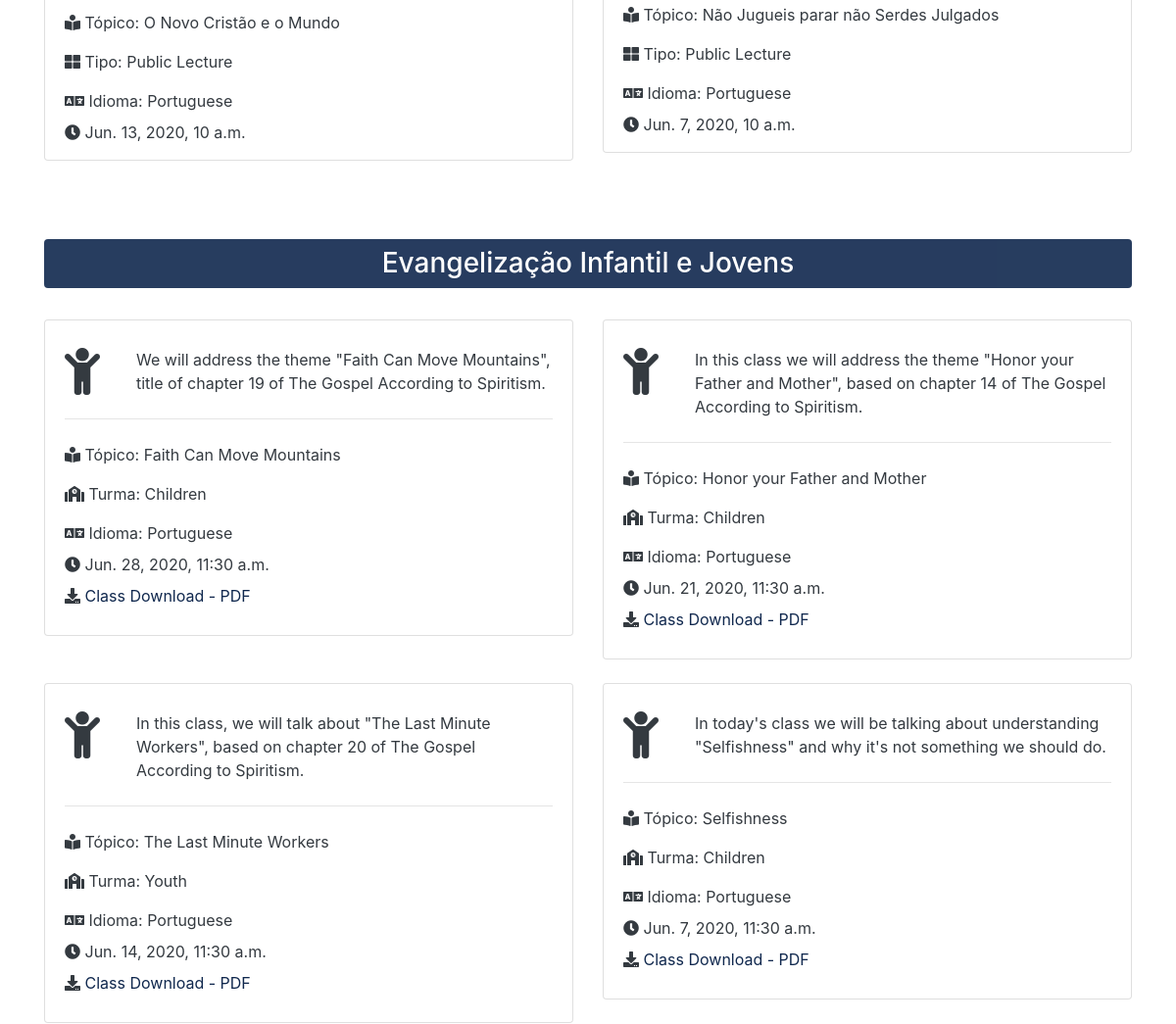
The app's page / (middle part), older data.
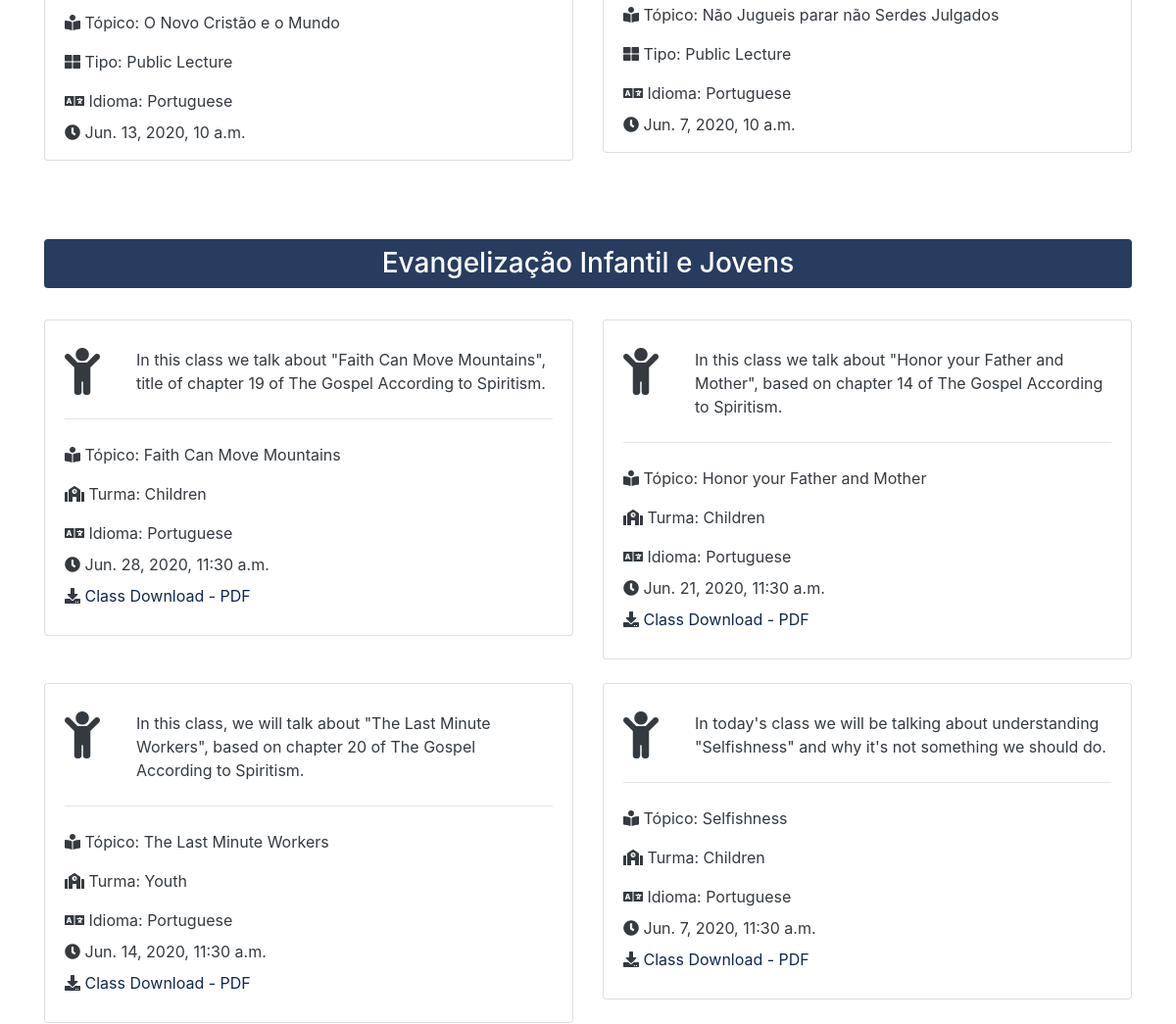
The same page, newer data.
### evangelizacao/models.py (models this page shows, shortened)
class Evangelizacao(models.Model):
    volunteer = models.ForeignKey(Voluntario, on_delete=models.DO_NOTHING)
    title = models.CharField(max_length=200)
    language = models.CharField(max_length=200, default="Portuguese")
    description = models.TextField(blank=True)
    class_date = models.DateTimeField(blank=True)
    class_type = models.CharField(max_length=200)
    is_published = models.BooleanField(default=True)
    doc_file = models.FileField(upload_to="uploads/evangelizacao/%Y_%m_%d/", validators=[validate_file_extension])

### pages/views.py (the view)
# urls.py: path('', views.index, name='eventos'), # This is /eventos/ calling index method
def index(request):
    eventos = Evento.objects.order_by('-event_date').filter(is_published=True)[:3]
    programas = Programa.objects.order_by('-program_date').filter(is_published=True)[:4]
    evangelizacao = Evangelizacao.objects.order_by('-class_date').filter(is_published=True)[:4]
    context = {
        'programas': programas,
        'eventos': eventos,
        'evangelizacao': evangelizacao,
    }
    return render(request, 'pages/index.html', context)

### voluntarios/models.py (called while the page is built)
    def __str__(self):
        return self.name

### templates/pages/index.html (shortened to what this page needs)
{% extends 'base.html' %}
{% load static %}
{% load i18n %}
{% load humanize %}
{% block content %}
<br><br>
<section id="listings" class="py-5">
  <div class="container">
      <div class="row">
      {% if programas %}
        {% for program in programas %}
          <div class="col-md-6 col-lg-6 mb-4">
            <div class="card listing-preview">
                <div class="card-body py-2">
                  <div class="row py-2 text-dark">
                    <div class="col-12">
                      <i class="fas fa-book-reader "></i> {% trans "Tópico" %}: {{ program.title }}</div>
                  </div>
                  <div class="row py-2 text-dark">
                    <div class="col-12">
                      <i class="fas fa-th-large"></i> {% trans "Tipo" %}: {{ program.program_type }}</div>
                  </div>
                  <div class="row py-2 text-dark">
                    <div class="col-12">
                      <i class="fas fa-language"></i> {% trans "Idioma" %}: {{ program.language }}</div>
                  </div>
                  <div class="row text-dark pb-2">
                    <div class="col-12">
                      <i class="fas fa-clock"></i> {{ program.program_date }} </div>
                  </div>
                </div>
            </div>
          </div>
        {% endfor %}
      {% else %}
        <div class="col-md-12">
          <p><h3>{% trans "Nenhuma programacao encontrada no banco de dados" %}.</h3></p>
        </div>
      {% endif %}
  </div>
</section>
<section id="listings" class="py-2">
  <div class="container">
    <a href="{% url 'evangelizacao' %}"><h3 class="text-center bg-primary text-white p-2 mb-2 rounded">{% trans "Evangelização Infantil e Jovens" %}</h3></a>
    <div class="row py-4">
      {% if evangelizacao %}
        {% for evang in evangelizacao %}
          <div class="col-md-6 col-lg-6 mb-4">
            <div class="card listing-preview">
                <div class="card-body">
                  <div class="row py-2 text-dark">
                    <div class="col-12">
                      <div class="row">
                        <div class="col-2 pr-0">
                          <i class="fas fa-child fa-3x"></i>
                        </div>
                        <div id="evang-child-symbol" class="col-10 pl-0">
                          {{ evang.description }}
                        </div>
                      </div>
                    </div>
                  </div>
                  <hr>
                  <div class="row py-2 text-dark">
                    <div class="col-12">
                      <i class="fas fa-book-reader "></i> {% trans "Tópico" %}: {{ evang.title }}</div>
                  </div>
                  <div class="row py-2 text-dark">
                    <div class="col-12">
                      <i class="fas fa-school"></i> {% trans "Turma" %}: {{ evang.class_type }}</div>
                  </div>
                  <div class="row py-2 text-dark">
                    <div class="col-12">
                      <i class="fas fa-language"></i> {% trans "Idioma" %}: {{ evang.language }}</div>
                  </div>
                  <div class="row text-dark pb-2">
                    <div class="col-12">
                      <i class="fas fa-clock"></i> {{ evang.class_date }} </div>
                  </div>
                  <div class="row text-dark pb-2">
                    <div class="col-12">
                      <i class="fas fa-download"></i><a href="{{ evang.doc_file.url }}"> Class Download -  PDF</a></div>
                  </div>
                </div>
            </div>
          </div>
        {% endfor %}
      {% else %}
        <div class="col-md-12">
          <p><h3>{% trans "Nenhuma programacao encontrada no banco de dados" %}.</h3></p>
        </div>
      {% endif %}
    </div>
  </div>
</section>
{% endblock %}

Row changes from the older to the newer data that the page shows:
changed Evangelizacao "Faith Can Move Mountains": description "We will address the theme \"Faith Can Move Mountains\", title of chapter 19 of The Gospel According to Spiritism." → "In this class we talk about \"Faith Can Move Mountains\", title of chapter 19 of The Gospel According to Spiritism."
changed Evangelizacao "Honor your Father and Mother": description "In this class we will address the theme \"Honor your Father and Mother\", based on chapter 14 of The Gospel According to Spiritism." → "In this class we talk about \"Honor your Father and Mother\", based on chapter 14 of The Gospel According to Spiritism."
